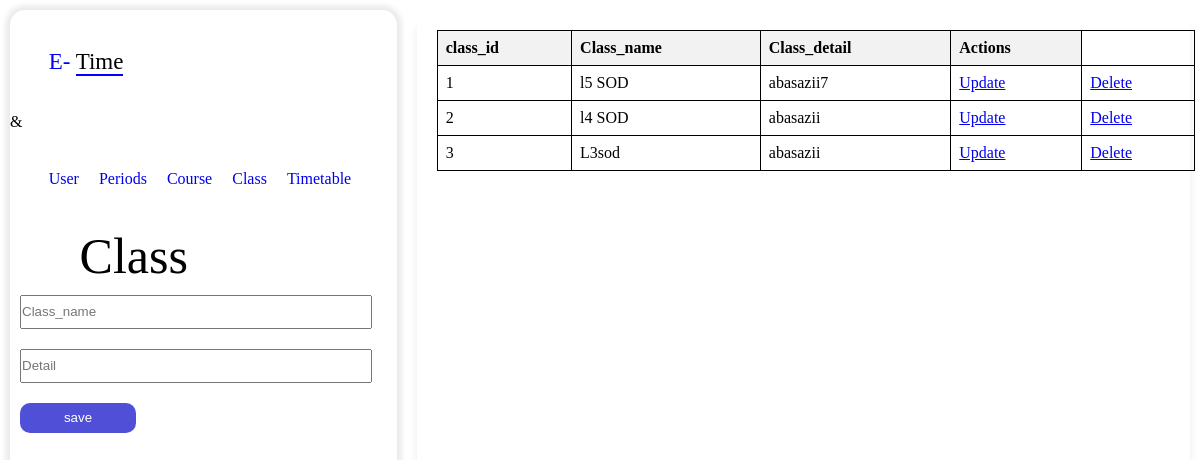
Screenshot of /pages/class_page.php with the database file from the repository.
### tables this page shows
CREATE TABLE `class` (
  `class_id` int(11) NOT NULL,
  `class_name` varchar(255) NOT NULL,
  `class_detail` varchar(255) NOT NULL
);

### pages/class_page.php (the view, shortened to what this page needs)
<?php
require "../php/connection.php";
?>
<!DOCTYPE html>
<html lang="en">
<head>
    <link rel="stylesheet" href="../style/style.css">
</head>
<body>
    <div class="content">
        <div class="left_content">
            <p>E- <span>Time </span></p>&&nbsp;&nbsp;&nbsp;<span><?php echo $_SESSION['username']?></span>
            <menu>
                <ul>
                    <li><a href="./user_page.php">User</a></li>
                    <li><a href="./periods.php">Periods</a></li>
                    <li><a href="./course_page.php">Course</a></li>
                    <li><a href="./class_page.php">Class</a></li>
                    <li><a href="time_table.php">Timetable</a></li>
                </ul>
            </menu>
            <label>Class</label>
            <form action="../php/class.php" method="post">
                <input type="text" name="name" placeholder="Class_name" required>
                <input type="text" name="detail" placeholder="Detail">
                <input type="submit" name="save" value="save" >
            </form>
        </div>
        <div class="right_content">
            <table border="1">
                <tr>
                    <th>class_id</th>
                    <th>Class_name</th>
                    <th>Class_detail</th>
                    <th>Actions</th>
                </tr>
                <?php
                  $select=mysqli_query($db,"SELECT DISTINCT `class_id`, `class_name`, `class_detail` FROM `class`");
                   if($select->num_rows>0){
                   while($row= mysqli_fetch_assoc($select)) {
                       ?>
                       <tr>
                           <td> <?=$row['class_id'];?></td>
                           <td> <?=$row['class_name'];?></td>
                           <td> <?=$row['class_detail'];?></td>
                           <td><a href="../update/class.php?class_id=<?=$row['class_id'];?>">Update</a></td>
                           <td><a href="../delete/class.php?class_id=<?=$row['class_id'];?>">Delete</a></td>
                       </tr>
                <?php  }
                } ?>
            </table>
        </div>
    </div>
</body>
</html>

### style/style.css (style rules this page uses)
* { margin: 0; padding: 0; }
.content { display: flex; }
.left_content { margin: 10px; height:38pc; width: 35%; border-radius: 15px; box-shadow: 0px 0px 05px 05px rgb(236, 236, 236); }
.right_content { margin: 10px; height:38pc; width: 70%; border-radius: 15px; box-shadow:0px 10px 10px rgb(236, 236, 236); }
p { margin:10%; font-size: 23px; color: blue; }
span { color: black; border-bottom: 2px solid blue; }
menu { margin: 10%; }
ul { list-style: none; display:flex; gap: 20px; }
ul a { font-size: 100%; text-decoration:none; }
label { margin: 18%; font-size: 50px; }
input { margin: 10px; height: 30px; width: 90%; }
input[type="submit"] { background: rgb(79, 79, 216); color: white; width: 30%; border: none; border-radius: 10px; }
table { border-collapse: collapse; width: 98%; margin: 20px; }
table, th, td { border: 1px solid black; }
th, td { padding: 8px; text-align: left; }
th { background-color: #f2f2f2; }

### rows the page displays
class: class_id "1", class_name "l5 SOD", class_detail "abasazii7"
class: class_id "2", class_name "l4 SOD", class_detail "abasazii"
class: class_id "3", class_name "L3sod", class_detail "abasazii"
